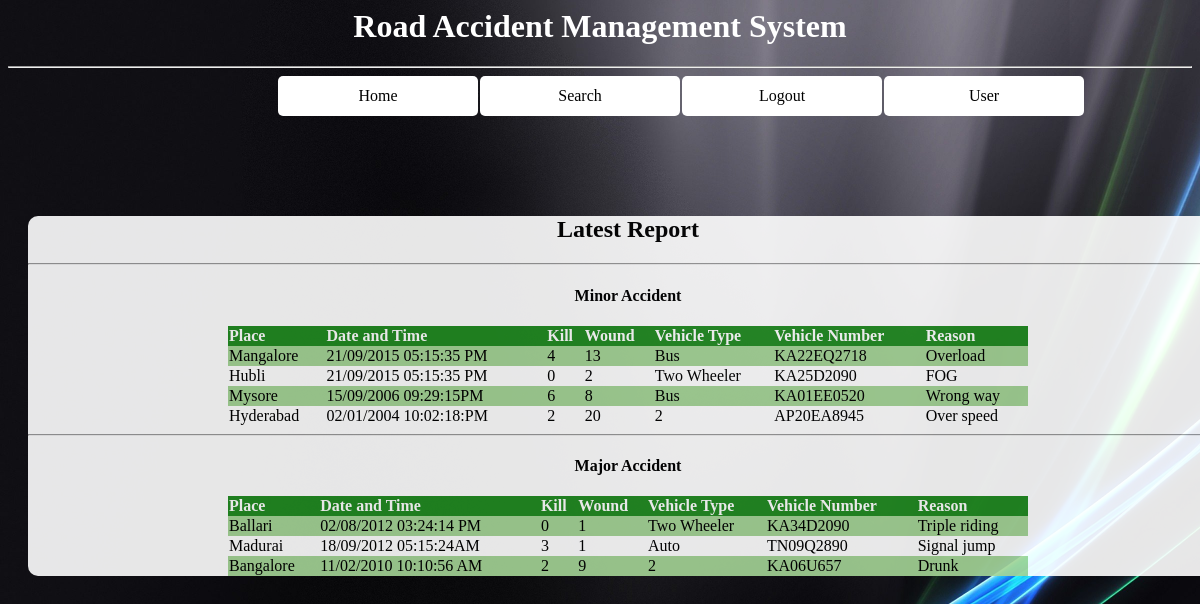
Screenshot of /home1.php (signed in) with the database file from the repository.
### tables this page shows
CREATE TABLE `record` (
  `r_id` int(9) NOT NULL,
  `type` varchar(200) NOT NULL,
  `place` varchar(200) NOT NULL,
  `dt` varchar(200) NOT NULL,
  `kill` varchar(200) NOT NULL,
  `wound` varchar(200) NOT NULL,
  `v_type` varchar(200) NOT NULL,
  `v_number` varchar(200) NOT NULL,
  `reason` varchar(200) NOT NULL
);

### home1.php (the view, shortened to what this page needs)
<?php
if(!(isset($_SESSION['log_user'])))
			{
				header("location:check.php");
			}
			else
			{
					?>
<html>
<head>
<link rel="stylesheet" href="styles.css" type="text/css" />
</head>
<body>
<?php
include("user_page.php");
?>
<div class="homecon">
	<div class="homesec">
	<center>
	<h2>Latest Report</h2>
	<hr>
	<h4>Minor Accident</h4>
	<table width="800">
		<tr>
			<th>Place</th>
			<th>Date and Time</th>
			<th>Kill</th>
			<th>Wound</th>
			<th>Vehicle Type</th>
			<th>Vehicle Number</th>
			<th>Reason</th>
		</tr>
			<?php
		$start=1;
		$limit=8;
       if(isset($_GET['r_id']))
       {
            $start=($_GET['r_id']-1)*$limit;
       }
        else
        {
			$start=0;
		}
	 $query1="select * from record where type='Minor' order by r_id desc limit $start,$limit";
	 $result1=mysqli_query($con,$query1);
?>
		<?php
while($rows=mysqli_fetch_array($result1))
{
	?>
 <tr>
    <td><?php echo $rows['place']?></td>
    <td><?php echo $rows['dt']?></td>
	 <td><?php echo $rows['kill']?></td>
	 <td><?php echo $rows['wound']?></td>
	 <td><?php echo $rows['v_type']?></td>
	  <td><?php echo $rows['v_number']?></td>
	   <td><?php echo $rows['reason']?></td>
  </tr>
<?php
		}
?>
<table width="800">
<hr>
<h4>Major Accident</h4>
		<tr>
			<th>Place</th>
			<th>Date and Time</th>
			<th>Kill</th>
			<th>Wound</th>
			<th>Vehicle Type</th>
			<th>Vehicle Number</th>
			<th>Reason</th>
		</tr>
			<?php
		$start=1;
		$limit=8;
	       if(isset($_GET['r_id']))
	       {
		    $start=($_GET['r_id']-1)*$limit;
	       }
			else
			{
			$start=0;
		}
	 $query1="select * from record where type='Major' order by r_id desc limit $start,$limit";
	 $result1=mysqli_query($con,$query1);
?>
		<?php
while($rows=mysqli_fetch_array($result1))
{
	?>
 <tr>
    <td><?php echo $rows['place']?></td>
    <td><?php echo $rows['dt']?></td>
	 <td><?php echo $rows['kill']?></td>
	 <td><?php echo $rows['wound']?></td>
	 <td><?php echo $rows['v_type']?></td>
	  <td><?php echo $rows['v_number']?></td>
	   <td><?php echo $rows['reason']?></td>
  </tr>
<?php
		}
?>
	</center>
	</div>
</div>
</body>
</html>
<?php
			}
	?>

### styles.css (style rules this page uses)
body { background-image: url('bg.jpg'); background-size:cover; background-repeat:no-repeat; background-attachment:fixed; color:#fff; }
.homecon { padding-left:20px; padding-top:120px; }
.homesec { background-color:#fff; width:1200px; height:auto; color:#000; left:200px; border-radius:10px; opacity:.9; }

### home1.php (style rules this page uses)
table { color:#000; border-collapse:collapse; }
th { font-size:16px; background-color:#228b22; color:#fff; text-align:left; }
tr:nth-child(even) { background-color:#a5d496 }

### rows the page displays
record: place "Mangalore", dt "21/09/2015 05:15:35 PM", kill "4", wound "13", v_type "Bus", v_number "KA22EQ2718", reason "Overload"
record: place "Hubli", dt "21/09/2015 05:15:35 PM", kill "0", wound "2", v_type "Two Wheeler", v_number "KA25D2090", reason "FOG"
record: place "Mysore", dt "15/09/2006 09:29:15PM", kill "6", wound "8", v_type "Bus", v_number "KA01EE0520", reason "Wrong way"
record: place "Hyderabad", dt "02/01/2004 10:02:18:PM", kill "2", wound "20", v_type "2", v_number "AP20EA8945", reason "Over speed"
record: place "Ballari", dt "02/08/2012 03:24:14 PM", kill "0", wound "1", v_type "Two Wheeler", v_number "KA34D2090", reason "Triple riding"
record: place "Madurai", dt "18/09/2012 05:15:24AM", kill "3", wound "1", v_type "Auto", v_number "TN09Q2890", reason "Signal jump"
record: place "Bangalore", dt "11/02/2010 10:10:56 AM", kill "2", wound "9", v_type "2", v_number "KA06U657", reason "Drunk"
